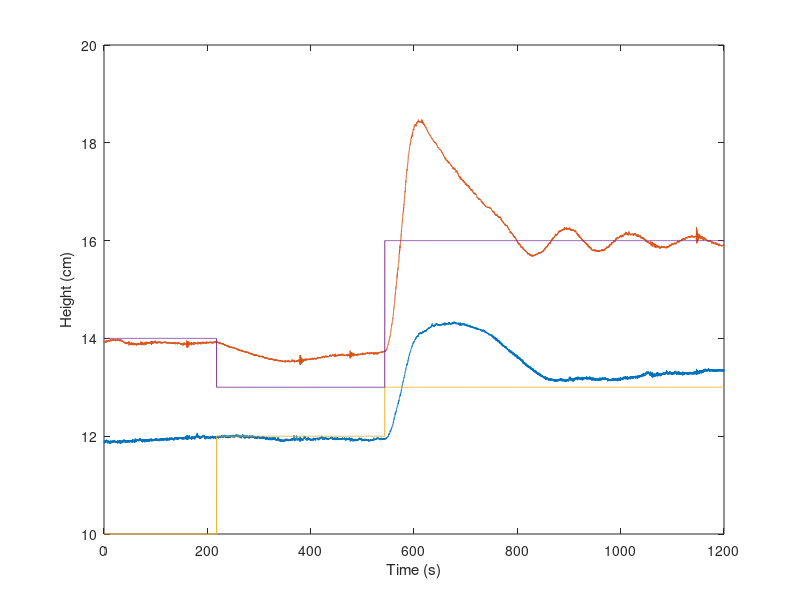
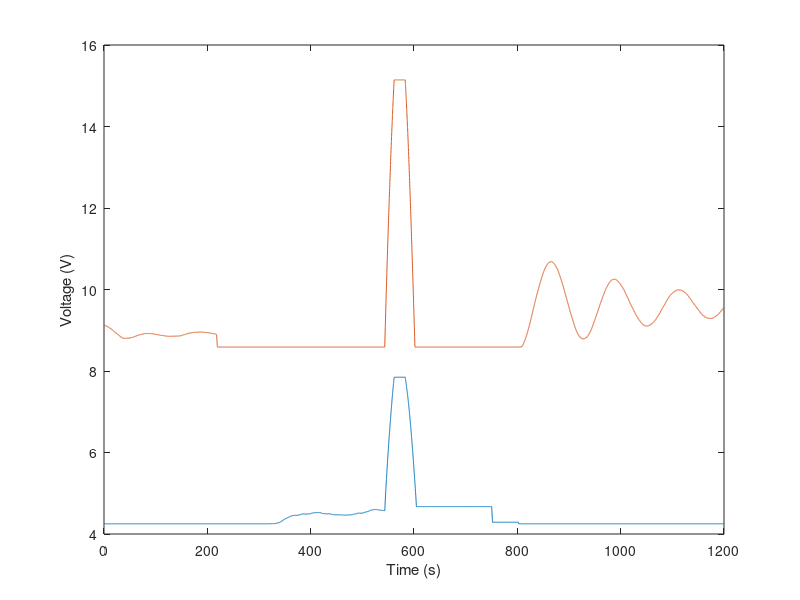

MATLAB code for these plots, in order:
%% Michael Ralea
% Data capture plotting

Array = csvread('Explicit_18regions.csv');
Time_s = Array(:, 1) * 0.01;
Tank_1_Height = Array(:, 2);
Tank_2_Height = Array(:, 3);
Tank_1_Setpoint = Array(:, 6);
Tank_2_Setpoint = Array(:, 7);
plot(Time_s, Tank_1_Height, Time_s, Tank_2_Height, Time_s, Tank_1_Setpoint, Time_s, Tank_2_Setpoint)
xlabel("Time (s)");
ylabel("Height (cm)");

figure(2)
Motor_1_Input = Array(:, 4);
Motor_2_Input = Array(:, 5);
plot(Time_s, Motor_1_Input, Time_s, Motor_2_Input)
xlabel("Time (s)");
ylabel("Voltage (V)");
